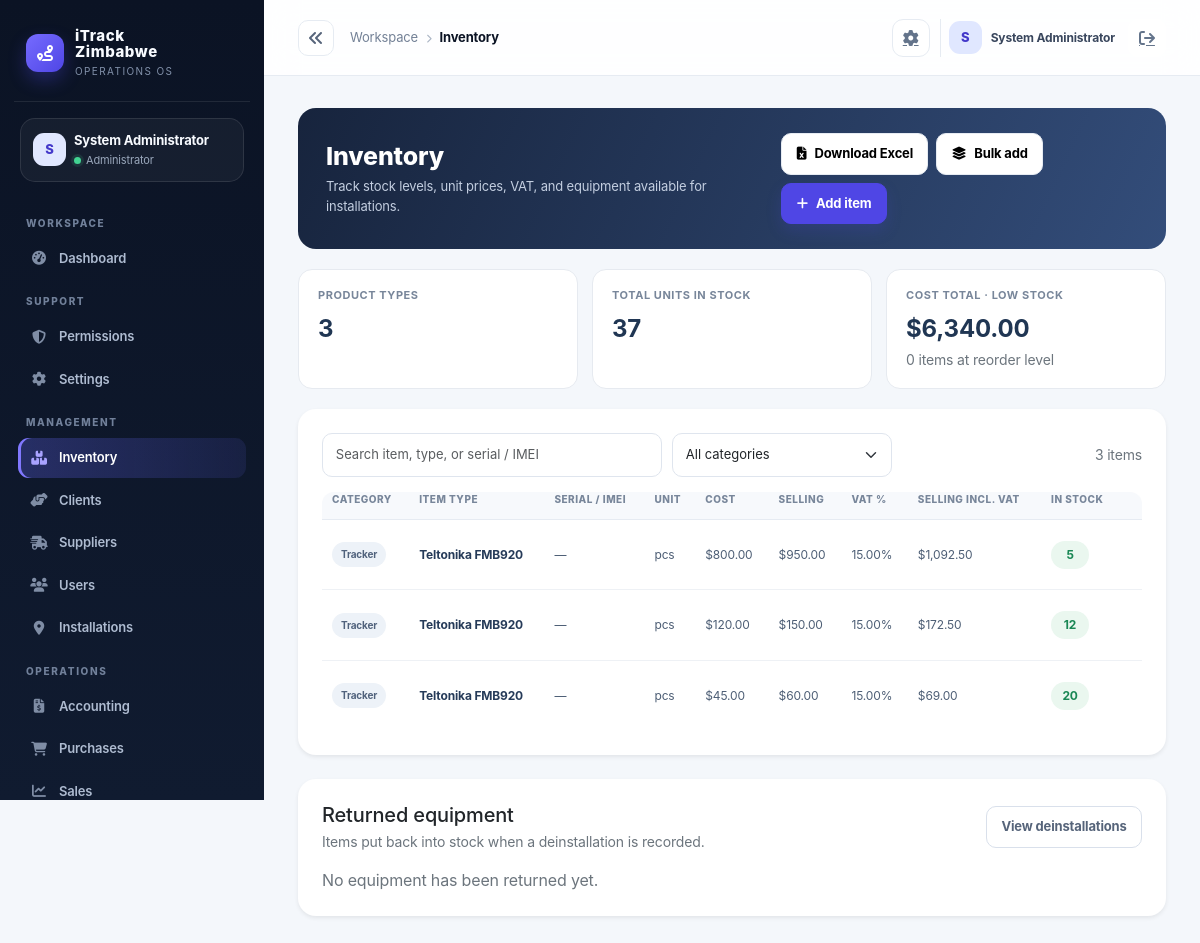
/index.php?controller=inventory (signed in), run on the app's committed database.
### tables this page shows
CREATE TABLE IF NOT EXISTS products (
  id INT AUTO_INCREMENT PRIMARY KEY,
  category_id INT NULL,
  name VARCHAR(150) NOT NULL,
  sku VARCHAR(100) NOT NULL UNIQUE,
  imei VARCHAR(100) NULL UNIQUE,
  sim_number VARCHAR(80) NULL,
  device_type VARCHAR(80) NOT NULL DEFAULT 'Galileosky 7x',
  item_category VARCHAR(40) NOT NULL DEFAULT 'Tracker',
  item_type VARCHAR(100) NOT NULL DEFAULT 'Teltonika FMB920',
  unit VARCHAR(50) NOT NULL DEFAULT 'pcs',
  cost_price DECIMAL(12,2) NOT NULL DEFAULT 0.00,
  selling_price DECIMAL(12,2) NOT NULL DEFAULT 0.00,
  vat_rate DECIMAL(6,3) NOT NULL DEFAULT 15.000,
  opening_stock INT NOT NULL DEFAULT 0,
  reorder_level INT NOT NULL DEFAULT 0,
  status VARCHAR(20) NOT NULL DEFAULT 'active',
  created_at TIMESTAMP DEFAULT CURRENT_TIMESTAMP,
  FOREIGN KEY (category_id) REFERENCES categories(id) ON DELETE SET NULL
);

### app/controllers/InventoryController.php (called while the page is built, shortened)
<?php
class InventoryController extends Controller
{
    private Product $productModel;
    public function __construct()
    {
        $this->productModel = new Product();
    }
    public function index(): void
    {
        $this->view('inventory/index', [
            'products' => $this->productModel->all(),
            'deinstallations' => (new GPSDevice())->deinstallations(),
        ]);
    }
}

### public/index.php (called while the page is built, shortened)
<?php
$uri = $_SERVER['REQUEST_URI'] ?? '/';
$controllerKey = $_GET['controller'] ?? null;
$actionKey = $_GET['action'] ?? null;
$route = $controllerKey ? [
    'controller' => ucfirst($controllerKey) . 'Controller',
    'action' => $actionKey ?? 'index',
] : Router::route($uri);
$actionName = $route['action'];
$controller = new $controllerName();
$controller->$actionName();

### app/core/Model.php (called while the page is built, shortened)
<?php
require_once dirname(__DIR__) . '/config/database.php';
abstract class Model
{
    protected PDO $db;
    public function __construct()
    {
        $this->db = Database::getInstance();
    }
    protected function fetchAll(string $sql, array $params = []): array
    {
        $stmt = $this->db->prepare($sql);
        $stmt->execute($params);
        return $stmt->fetchAll();
    }
    protected function execute(string $sql, array $params = []): int
    {
        $stmt = $this->db->prepare($sql);
        $stmt->execute($params);
        return $stmt->rowCount();
    }
}

### app/config/env.php (called while the page is built, shortened)
<?php
function loadEnv(): array
{
    static $loaded = null;
    if ($loaded !== null) {
        return $loaded;
    }
    $loaded = [];
    $envPath = dirname(__DIR__, 2) . '/.env';
    if (!is_readable($envPath)) {
        return $loaded;
    }
    return $loaded;
}
function env(string $key, $default = null)
{
    $vars = loadEnv();
    $value = getenv($key);
    return $value !== false ? $value : $default;
}

### app/config/app.php (called while the page is built)
<?php
require_once __DIR__ . '/env.php';
return [
    'app_name' => env('APP_NAME', 'iTrack Zimbabwe'),
    'environment' => strtolower((string) env('APP_ENV', 'development')),
    'db_driver' => strtolower((string) env('DB_DRIVER', 'auto')),
    'db_sqlite_path' => (string) env('DB_SQLITE_PATH', dirname(__DIR__, 2) . '/storage/itrack.sqlite'),
    'allow_registration' => filter_var(env('APP_ALLOW_REGISTRATION', !in_array(strtolower((string) env('APP_ENV', 'development')), ['prod', 'production'], true)), FILTER_VALIDATE_BOOLEAN),
    'session_secure' => filter_var(env('APP_SESSION_SECURE', false), FILTER_VALIDATE_BOOLEAN),
    'mail_from' => env('MAIL_FROM', 'no-reply@localhost'),
    'public_url' => rtrim((string) env('APP_PUBLIC_URL', ''), '/'),
    'debug' => filter_var(env('APP_DEBUG', false), FILTER_VALIDATE_BOOLEAN),
    'base_url' => env('APP_BASE_URL', '/itrack-zimbabwe'),
    'db' => [
        'host' => env('DB_HOST', '127.0.0.1'),
        'port' => env('DB_PORT', '3306'),
        'name' => env('DB_NAME', 'itrack_zimbabwe'),
        'user' => env('DB_USER', 'root'),
        'pass' => env('DB_PASS', ''),
    ],
    'session_name' => env('SESSION_NAME', 'itrack_session'),
    'csrf_token_name' => env('CSRF_TOKEN_NAME', 'csrf_token'),
    'upload_dir' => env('UPLOAD_DIR', dirname(__DIR__, 1) . '/uploads'),
    'openrouter_api_key' => env('OPENROUTER_API_KEY', ''),
    'openrouter_model' => env('OPENROUTER_MODEL', 'openrouter/free'),
];

### app/config/database.php (called while the page is built, shortened)
<?php
require_once dirname(__DIR__) . '/config/app.php';
class Database
{
    private static ?PDO $instance = null;
    public static function getInstance(): PDO
    {
        if (self::$instance === null) {
            $config = require dirname(__DIR__) . '/config/app.php';
            $mysqlEnabled = extension_loaded('pdo_mysql');
            if ($config['db_driver'] === 'sqlite') {
                self::$instance = self::createSqliteInstance($config);
            } elseif ($config['db_driver'] === 'mysql' || ($config['db_driver'] === 'auto' && $mysqlEnabled)) {
                try {
                    $dsn = sprintf('mysql:host=%s;port=%s;dbname=%s;charset=utf8mb4', $config['db']['host'], $config['db']['port'], $config['db']['name']);
                    self::$instance = new PDO($dsn, $config['db']['user'], $config['db']['pass'], [
                        PDO::ATTR_ERRMODE => PDO::ERRMODE_EXCEPTION,
                        PDO::ATTR_DEFAULT_FETCH_MODE => PDO::FETCH_ASSOC,
                        PDO::ATTR_EMULATE_PREPARES => false,
                    ]);
                } catch (PDOException $exception) {
                    if ($config['environment'] === 'production' || $config['db_driver'] === 'mysql') {
                        throw new RuntimeException('Unable to connect to the configured MySQL database.', 0, $exception);
                    }
                    self::$instance = self::createSqliteInstance($config);
                }
            } else {
                if ($config['environment'] === 'production' && $config['db_driver'] !== 'sqlite') {
                    throw new RuntimeException('Production requires DB_DRIVER=mysql or an explicit DB_DRIVER=sqlite configuration.');
                }
                self::$instance = self::createSqliteInstance($config);
            }
        }
        return self::$instance;
    }
}

### app/models/Product.php (called while the page is built, shortened)
<?php
require_once dirname(__DIR__) . '/core/Model.php';
class Product extends Model
{
    public function all(): array
    {
        return $this->fetchAll('SELECT * FROM products ORDER BY item_category, item_type');
    }
}

### app/views/inventory/index.php (the view, shortened to what this page needs)
<?php
$products = $products ?? [];
$deinstallations = $deinstallations ?? [];
$totalUnits = array_sum(array_map(static fn($p) => (int)($p['opening_stock'] ?? 0), $products));
$costTotal = array_sum(array_map(static fn($p) => (int)($p['opening_stock'] ?? 0) * (float)($p['cost_price'] ?? 0), $products));
$lowStock = count(array_filter($products, static fn($p) => (int)($p['opening_stock'] ?? 0) <= (int)($p['reorder_level'] ?? 0)));
$esc = static fn($value) => htmlspecialchars((string)$value, ENT_QUOTES, 'UTF-8');
$categoryLabel = static fn($category) => $category === 'Sim cards' ? 'SIM cards / Lines' : $category;
?>
<section class="inventory-hero">
    <div><h1>Inventory</h1><p>Track stock levels, unit prices, VAT, and equipment available for installations.</p></div>
    <div class="d-flex flex-wrap gap-2"><a class="btn btn-light" href="/index.php?controller=inventory&action=export"><i class="fa-solid fa-file-excel me-2"></i>Download Excel</a><a class="btn btn-light" href="/index.php?controller=inventory&action=createBulk"><i class="fa-solid fa-layer-group me-2"></i>Bulk add</a><a class="btn btn-primary" href="/index.php?controller=inventory&action=create"><i class="fa-solid fa-plus me-2"></i>Add item</a></div>
</section>
<div class="inventory-stats">
    <div class="inventory-stat"><span>Product types</span><strong><?= count($products) ?></strong></div>
    <div class="inventory-stat"><span>Total units in stock</span><strong><?= number_format($totalUnits) ?></strong></div>
    <div class="inventory-stat"><span>Cost total · low stock</span><strong>$<?= number_format($costTotal, 2) ?></strong><small class="text-secondary"><?= $lowStock ?> item<?= $lowStock === 1 ? '' : 's' ?> at reorder level</small></div>
</div>
<div class="card shadow-sm border-0"><div class="card-body p-3 p-lg-4">
    <div class="inventory-tools"><input class="form-control" id="inventory-search" type="search" placeholder="Search item, type, or serial / IMEI"><select class="form-select" id="inventory-category" style="max-width:220px"><option value="">All categories</option><?php foreach ($categories as $category): ?><option value="<?= $esc($category) ?>"><?= $esc($categoryLabel($category)) ?></option><?php endforeach; ?></select><span class="ms-auto small text-secondary" id="inventory-count"><?= count($products) ?> items</span></div>
    <div class="table-responsive"><table class="table inventory-table align-middle mb-0"><thead><tr><th>Category</th><th>Item type</th><th>Serial / IMEI</th><th>Unit</th><th>Cost</th><th>Selling</th><th>VAT %</th><th>Selling incl. VAT</th><th>In stock</th><th></th></tr></thead><tbody id="inventory-rows">
    <?php foreach ($products as $product): $category = $product['item_category'] ?? 'Tracker'; $name = $product['item_type'] ?? $product['device_type'] ?? '—'; $stock = (int)($product['opening_stock'] ?? 0); $reorder = (int)($product['reorder_level'] ?? 0); $vatRate = (float)($product['vat_rate'] ?? 15); $selling = (float)($product['selling_price'] ?? 0); ?>
    <tr data-category="<?= $esc($category) ?>" data-search="<?= $esc(strtolower($category.' '.$name.' '.($product['imei'] ?? ''))) ?>"><td><span class="inventory-category"><?= $esc($categoryLabel($category)) ?></span></td><td class="inventory-item"><?= $esc($name) ?></td><td><?= $esc(($product['imei'] ?? '') !== '' ? $product['imei'] : '—') ?></td><td><?= $esc($product['unit'] ?? 'pcs') ?></td><td>$<?= number_format((float)($product['cost_price'] ?? 0), 2) ?></td><td>$<?= number_format($selling, 2) ?></td><td><?= number_format($vatRate, 2) ?>%</td><td>$<?= number_format($selling * (1 + $vatRate / 100), 2) ?></td><td><span class="stock-pill <?= $stock <= $reorder ? 'low' : '' ?>"><?= number_format($stock) ?></span></td><td class="text-end text-nowrap"><a class="btn btn-sm btn-outline-secondary" href="/index.php?controller=inventory&action=edit&id=<?= (int)$product['id'] ?>">Edit</a> <a class="btn btn-sm btn-outline-danger" href="/index.php?controller=inventory&action=delete&id=<?= (int)$product['id'] ?>" data-confirm="Delete this product?">Delete</a></td></tr>
    <?php endforeach; ?>
    </tbody></table>
    <div class="inventory-empty d-none" id="inventory-no-results">No items match your search.</div></div>
</div></div>
<div class="card shadow-sm border-0 mt-4"><div class="card-body p-3 p-lg-4">
    <div class="d-flex justify-content-between align-items-center gap-3 mb-3"><div><h2 class="h5 mb-1">Returned equipment</h2><p class="text-secondary small mb-0">Items put back into stock when a deinstallation is recorded.</p></div><a class="btn btn-sm btn-outline-secondary" href="/index.php?controller=gps&action=deinstallations">View deinstallations</a></div>
    <?php if (!$deinstallations): ?><p class="text-secondary mb-0">No equipment has been returned yet.</p><?php endif; ?>
</div></div>

### app/views/layouts/main.php (style rules this page uses)
:root { --ink:#0b1324; --ink-2:#111d33; --muted:#738096; --line:#e6ebf2; --canvas:#f4f7fb; --card:#fff; --brand:#4f46e5; --brand-2:#6d5dfc; --mint:#13b981; --amber:#f59e0b; --danger:#e25555; --shadow:0 16px 40px rgba(15,23,42,.06); }
* { box-sizing:border-box; }
body { background:var(--canvas); color:var(--ink); margin:0; font-family:Inter,ui-sans-serif,system-ui,-apple-system,"Segoe UI",sans-serif; letter-spacing:-.01em; }
a { color:inherit; }
.card { border:1px solid var(--line); border-radius:18px; background:var(--card); box-shadow:var(--shadow); }
.card .card-body { padding:22px; }
.btn { border-radius:10px; font-weight:700; font-size:13px; padding:.63rem .9rem; }
.btn-primary { background:var(--brand); border-color:var(--brand); box-shadow:0 7px 15px rgba(79,70,229,.18); }
.btn-light { border:1px solid var(--line); background:#fff; }
.table { margin:0; font-size:13px; }
.table thead th { color:#8a96a8; border-bottom:1px solid var(--line); text-transform:uppercase; letter-spacing:.08em; font-size:10px; font-weight:800; padding:0 10px 12px; white-space:nowrap; }
.table tbody td { padding:14px 10px; border-color:#eef1f5; color:#526076; vertical-align:middle; }
.table tbody tr:last-child td { border-bottom:0; }
.table tbody td:first-child { color:var(--ink); font-weight:750; }
.form-control,.form-select { border-color:#dfe5ee; border-radius:10px; font-size:13px; padding:.7rem .8rem; }
.table-responsive { border-radius:12px; }
.card > .card-body > .d-flex.justify-content-between { gap:14px; }
.btn-outline-secondary { color:#56647a; border-color:#d9e0eb; }

### app/views/inventory/index.php (style rules this page uses)
.inventory-hero { display:flex;justify-content:space-between;align-items:center;gap:20px;padding:25px 28px;margin-bottom:20px;border-radius:18px;background:linear-gradient(115deg,#17243d,#334d7a);color:#fff }
.inventory-hero h1 { font-size:25px;font-weight:800;margin:0 0 6px }
.inventory-hero p { color:#c3cee0;margin:0;font-size:13px }
.inventory-hero .btn { white-space:nowrap }
.inventory-stats { display:grid;grid-template-columns:repeat(3,minmax(0,1fr));gap:14px;margin-bottom:20px }
.inventory-stat { padding:17px 19px;border:1px solid #e6eaf0;border-radius:14px;background:#fff }
.inventory-stat span { display:block;color:#78869a;font-size:11px;font-weight:700;text-transform:uppercase;letter-spacing:.05em }
.inventory-stat strong { display:block;margin-top:7px;color:#203653;font-size:24px }
.inventory-tools { display:flex;gap:10px;align-items:center;margin-bottom:15px }
.inventory-tools .form-control { max-width:340px }
.inventory-table { min-width:960px }
.inventory-table thead th { font-size:10px;text-transform:uppercase;letter-spacing:.05em;color:#78869a;background:#f7f9fc;white-space:nowrap }
.inventory-table tbody td { font-size:12px;color:#4d5e75 }
.inventory-item { font-weight:750;color:#263b59!important }
.inventory-category { display:inline-flex;border-radius:999px;padding:5px 9px;background:#edf2f8;color:#50627c;font-size:10px;font-weight:700 }
.stock-pill { display:inline-flex;min-width:38px;justify-content:center;padding:5px 8px;border-radius:999px;background:#eaf7ef;color:#198754;font-weight:750 }

### data on the page
products: item_category "Tracker", item_type "Teltonika FMB920", imei "—", unit "pcs", cost_price "800.00", selling_price "950.00", vat_rate "15.00", $selling * (1 + $vatRate / 100) "1,092.50", opening_stock "5"
products: item_category "Tracker", item_type "Teltonika FMB920", imei "—", unit "pcs", cost_price "120.00", selling_price "150.00", vat_rate "15.00", $selling * (1 + $vatRate / 100) "172.50", opening_stock "12"
products: item_category "Tracker", item_type "Teltonika FMB920", imei "—", unit "pcs", cost_price "45.00", selling_price "60.00", vat_rate "15.00", $selling * (1 + $vatRate / 100) "69.00", opening_stock "20"

### other printed values
$initials "S"
$user['name'] "System Administrator"
$role "Administrator"
$group "WORKSPACE"
$item['label'] "Dashboard"
$group "SUPPORT"
$item['label'] "Permissions"
$item['label'] "Settings"
$group "MANAGEMENT"
$item['label'] "Inventory"
$item['label'] "Clients"
$item['label'] "Suppliers"
$item['label'] "Users"
$item['label'] "Installations"
$group "OPERATIONS"
